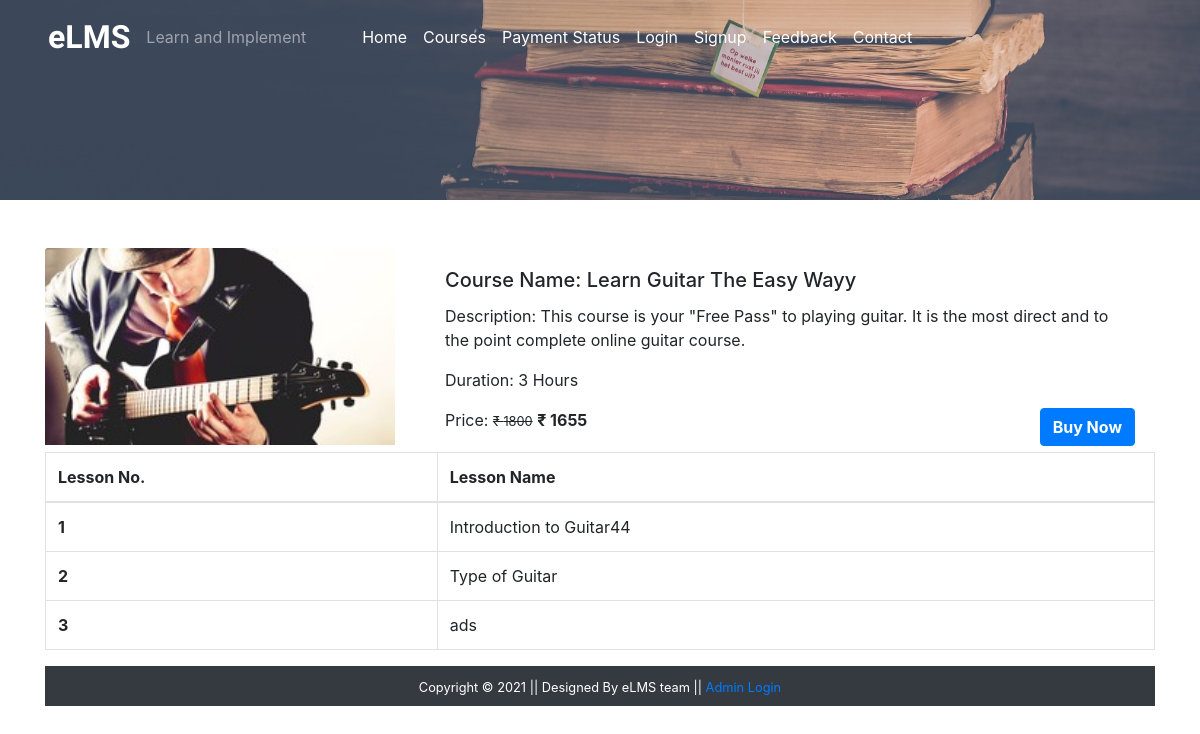
Before: /coursedetails.php?course_id=8 with the older database file.
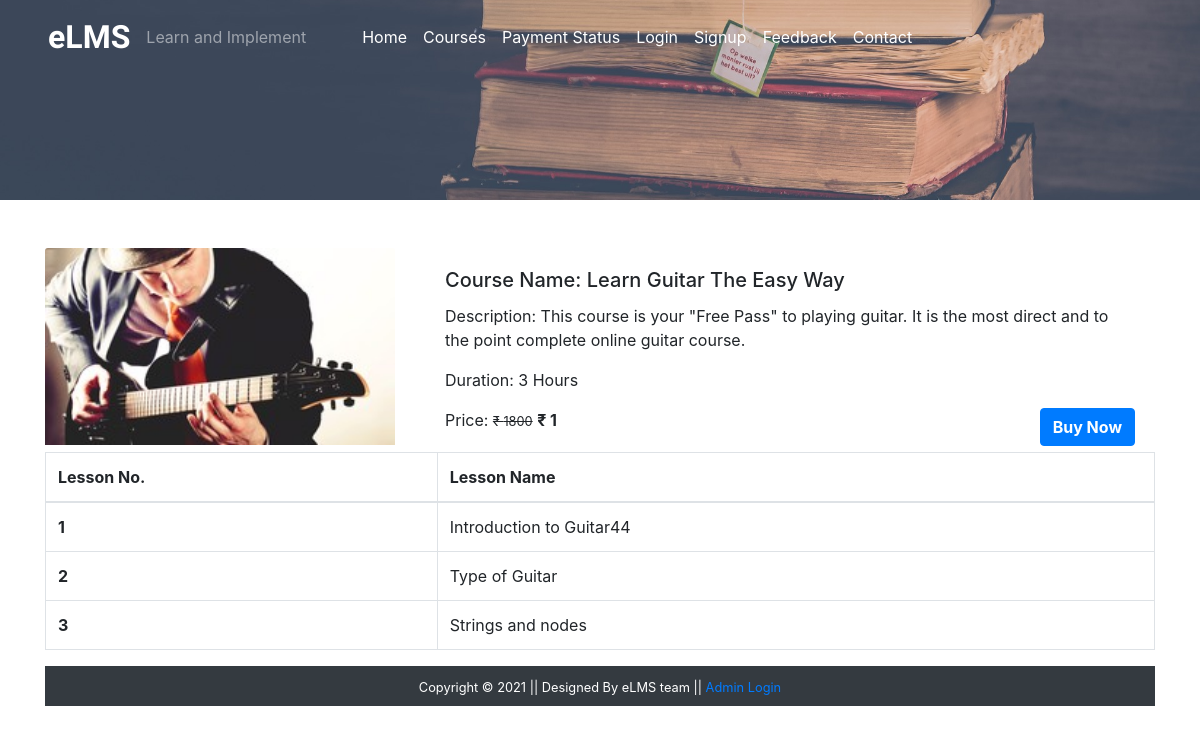
After: the same page with the newer database file.
### tables this page shows
CREATE TABLE `course` (
  `course_id` int(11) NOT NULL,
  `course_name` text NOT NULL,
  `course_desc` text NOT NULL,
  `course_author` varchar(255) NOT NULL,
  `course_img` text NOT NULL,
  `course_duration` text NOT NULL,
  `course_price` int(11) NOT NULL,
  `course_original_price` int(11) NOT NULL,
  `lessoncount` int(11) NOT NULL
);

CREATE TABLE `lesson` (
  `lesson_id` int(11) NOT NULL,
  `lesson_name` text NOT NULL,
  `lesson_desc` text NOT NULL,
  `lesson_link` text NOT NULL,
  `course_id` int(11) NOT NULL,
  `course_name` text NOT NULL
);

### coursedetails.php (the view, shortened to what this page needs)
<?php
include('dbConnection.php');
 if(isset($stuLogEmail))
 {
  $sql = "SELECT user_type FROM student WHERE stu_email = '$stuLogEmail'";
  $result = $conn->query($sql);
  $row = $result->fetch_assoc();
  $stuType = $row['user_type'];
 }
 else
 {
   $stuType=3;
 }
?>
<?php
  include('./mainInclude/header.php');
?>
    <div class="container-fluid bg-dark">
      <div class="row">
        <img src="./image/coursebanner.jpg" alt="courses" style="height:200px; width:100%; object-fit:cover; box-shadow:10px;"/>
      </div>
    </div>
    <div class="container mt-5">
      <?php
          if(isset($_GET['course_id'])){
           $course_id = $_GET['course_id'];
           $sql = "SELECT * FROM course WHERE course_id = '$course_id'";
          $result = $conn->query($sql);
          if($result->num_rows > 0){
            while($row = $result->fetch_assoc())
            {
              if($stuType!=4)
              {
                echo '
                  <div class="row">
                  <div class="col-md-4">
                    <img src="'.str_replace('..', '.', $row['course_img']).'" class="card-img-top" alt="Guitar" />
                  </div>
                  <div class="col-md-8">
                    <div class="card-body">
                      <h5 class="card-title">Course Name: '.$row['course_name'].'</h5>
                      <p class="card-text"> Description: '.$row['course_desc'].'</p>
                      <p class="card-text"> Duration: '.$row['course_duration'].'</p>
                      <form action="checkout.php" method="post">
                        <p class="card-text d-inline">Price: <small><del>&#8377 '.$row['course_original_price'].'</del></small> <span class="font-weight-bolder">&#8377 '.$row['course_price'].'<span></p>
                        <input type="hidden" name="id" value='. $row["course_price"] .'>
                        <button type="submit" class="btn btn-primary text-white font-weight-bolder float-right" name="buy">Buy Now</button>
                      </form>
                    </div>
                  </div>
                ';
              }
            }
          }
         }
        ?>
      </div>
      <div class="container">
          <div class="row">
          <?php $sql = "SELECT * FROM lesson";
                $result = $conn->query($sql);
                if($result->num_rows > 0){
          echo '
           <table class="table table-bordered table-hover">
             <thead>
               <tr>
                 <th scope="col">Lesson No.</th>
                 <th scope="col">Lesson Name</th>
               </tr>
             </thead>
             <tbody>';
             $num = 0;
             while($row = $result->fetch_assoc()){
              if($row['course_id'] == $course_id) {
               $num++;
              echo ' <tr>
               <th scope="row">'.$num.'</th>
               <td>'. $row["lesson_name"].'</td></tr>';
              }
             }
             echo '</tbody>
           </table>';
            } ?>
       </div>
      </div>
     <?php
  include('./mainInclude/footer.php');
?>

Changed rows visible on the page:
no longer on this page (row edited): lesson: lesson_name "ads"
changed course "3 Hours": course_name "Learn Guitar The Easy Wayy" → "Learn Guitar The Easy Way"; course_price "1655" → "1"
added lesson: lesson_name "Strings and nodes"
